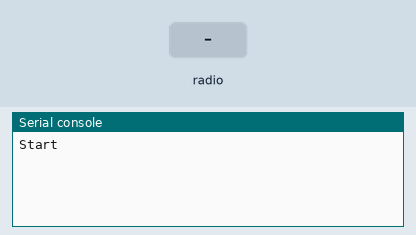
This program was run on a simulated Calliope mini (MakeCode). Shown: the last lines printed to the serial console. The test bench sets the inputs (shaded band).

Above: at 1.2 s.
1.3 s: radio message "1" arrives
At 2.5 s:
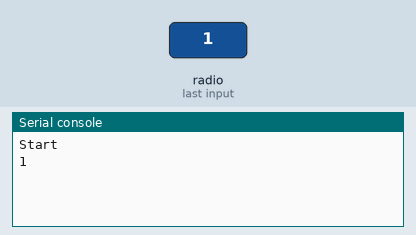
2.8 s: radio message "0" arrives
At 3.8 s:
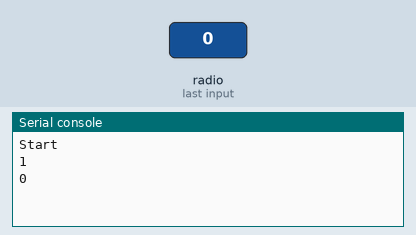
4.3 s: radio message "5" arrives
At 5.0 s:
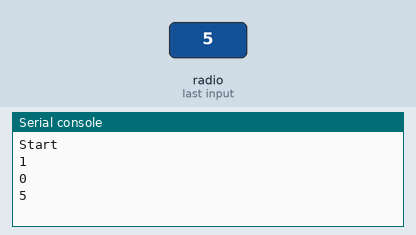

Measured:
- after the input at 1.3 s, the serial console: prints a new line at once (image 1)
- after the input at 2.8 s, the serial console: prints a new line at once (image 2)
- after the input at 4.3 s, the serial console: prints a new line at once (image 3)

The program:

main.ts
```typescript
radio.onReceivedNumber(function (receivedNumber) {
    serial.writeLine("" + (receivedNumber))
})
radio.onReceivedString(function (receivedString) {
    serial.writeLine(receivedString)
})
radio.onReceivedValue(function (name, value) {

})
radio.setGroup(1)
serial.writeLine("Start")
basic.forever(function () {

})
```

test.ts
```typescript
// Hier kann man Tests durchführen; diese Datei wird nicht kompiliert, wenn dieses Paket als Erweiterung verwendet wird.
```
